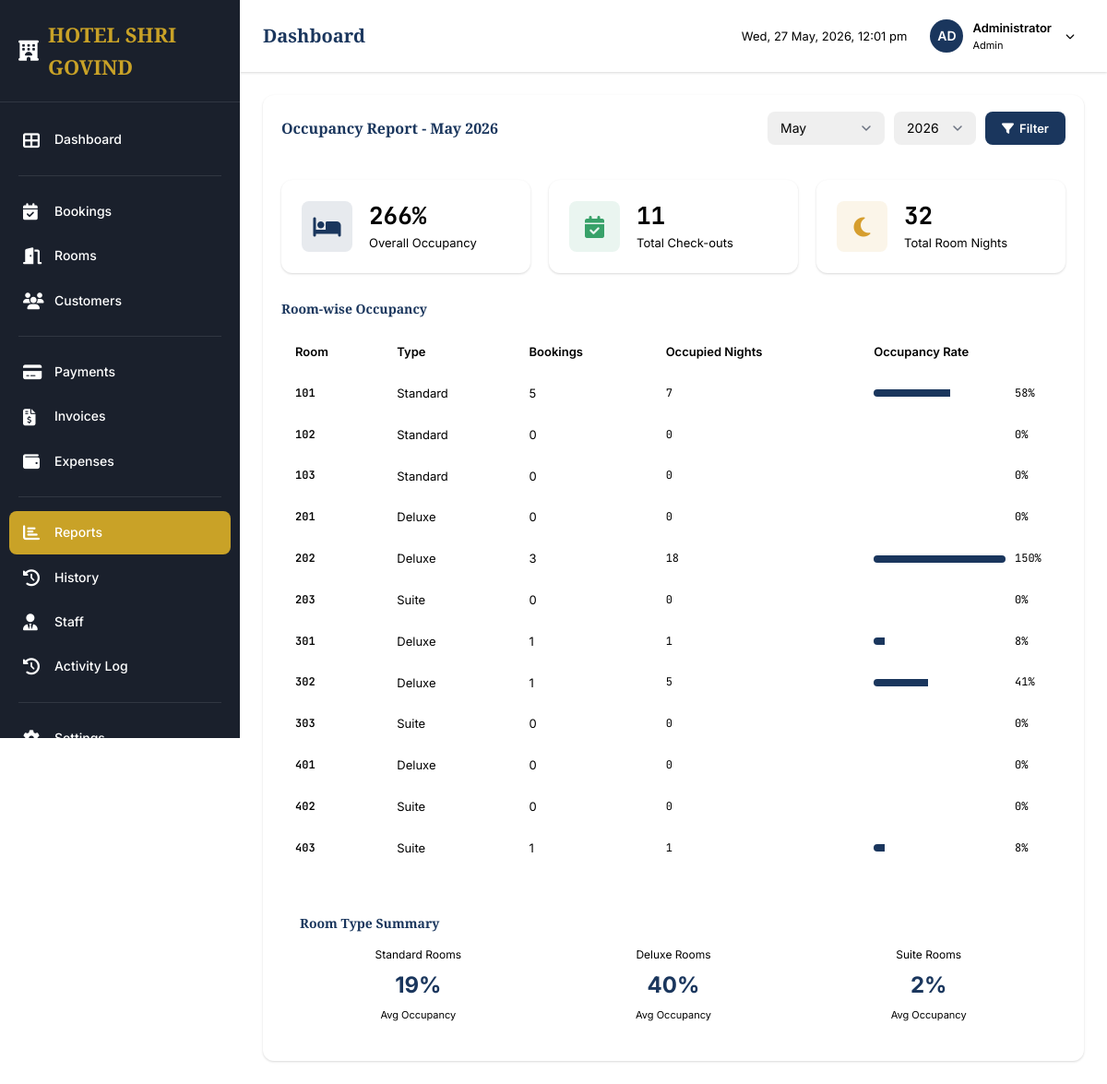
/reports/occupancy (signed in), run on the app's committed database.
### app.py (models this page shows, shortened)
class Settings(db.Model):
    __tablename__ = 'settings'
    id = db.Column(db.Integer, primary_key=True)
    key = db.Column(db.String(50), unique=True, nullable=False)
    value = db.Column(db.Text)
    @staticmethod
    def get(key, default=None):
        setting = Settings.query.filter_by(key=key).first()
        return setting.value if setting else default

class Staff(db.Model, UserMixin):
    __tablename__ = 'staff'
    id = db.Column(db.Integer, primary_key=True)
    username = db.Column(db.String(50), unique=True, nullable=False)
    password_hash = db.Column(db.String(255), nullable=False)
    name = db.Column(db.String(100), nullable=False)
    role = db.Column(db.String(20), nullable=False, default='receptionist')
    is_active = db.Column(db.Boolean, default=True)
    created_at = db.Column(db.DateTime, default=datetime.utcnow)
    last_login = db.Column(db.DateTime)
    def is_admin(self):
        return self.role == 'admin'

class Room(db.Model):
    __tablename__ = 'rooms'
    id = db.Column(db.Integer, primary_key=True)
    room_number = db.Column(db.String(10), unique=True, nullable=False)
    room_type = db.Column(db.String(30), nullable=False)
    price_per_night = db.Column(db.Numeric(10,2), nullable=False)
    status = db.Column(db.String(20), default='available')
    floor = db.Column(db.Integer, default=1)
    amenities = db.Column(db.Text)
    created_at = db.Column(db.DateTime, default=datetime.utcnow)
    bookings = db.relationship('Booking', backref='room', lazy=True)

### app.py (the view)
@app.route('/reports/occupancy')
@login_required
def occupancy_report():
    month = int(request.args.get('month', datetime.now().month))
    year = int(request.args.get('year', datetime.now().year))
    days_in_month = (datetime(year, month + 1, 1) if month < 12 else datetime(year + 1, 1, 1) - timedelta(days=1)).day
    bookings = Booking.query.filter(
        db.or_(
            db.and_(
                db.extract('year', Booking.check_in) == year,
                db.extract('month', Booking.check_in) <= month
            ),
            db.and_(
                db.extract('year', Booking.check_out) >= year,
                db.extract('month', Booking.check_out) >= month
            )
        )
    ).all()
    room_stats = []
    for room in Room.query.order_by(Room.room_number).all():
        room_bookings = [b for b in bookings if b.room_id == room.id and b.status == 'checked_out']
        occupied_days = sum(b.stay_duration for b in room_bookings)
        rate = (occupied_days / (days_in_month * 12)) * 100 if days_in_month > 0 else 0
        room_stats.append({
            'room': room,
            'bookings': len(room_bookings),
            'occupied_days': occupied_days,
            'rate': rate
        })
    total_occupied = sum(r['occupied_days'] for r in room_stats)
    total_rate = (total_occupied / (days_in_month * 12)) * 100 if days_in_month > 0 else 0
    type_averages = {}
    for rt in ['standard', 'deluxe', 'suite']:
        type_rooms = [r for r in room_stats if r['room'].room_type == rt]
        if type_rooms:
            type_averages[rt] = sum(r['rate'] for r in type_rooms) / len(type_rooms)
        else:
            type_averages[rt] = 0
    return render_template('occupancy_report.html',
                         room_stats=room_stats,
                         total_rate=total_rate,
                         days_in_month=days_in_month,
                         month=month,
                         year=year,
                         type_averages=type_averages)

### app.py (called while the page is built)
@app.template_filter('month_name')
def month_name_filter(month):
    from datetime import datetime
    return datetime(2000, month, 1).strftime('%B')

@login_manager.user_loader
def load_user(user_id):
    return db.session.get(Staff, int(user_id))

### templates/occupancy_report.html (shortened to what this page needs)
{% extends "base.html" %}
{% block content %}
<div class="card">
    <div class="card-header">
        <h3 class="card-title">Occupancy Report - {{ month|month_name }} {{ year }}</h3>
        <form method="GET" style="display: flex; gap: 10px;">
            <select name="month" class="form-control form-select" style="width: auto;">
                {% for m in range(1, 13) %}
                <option value="{{ m }}" {% if m == month %}selected{% endif %}>{{ m|month_name }}</option>
                {% endfor %}
            </select>
            <select name="year" class="form-control form-select" style="width: auto;">
                {% for y in range(year-2, year+1) %}
                <option value="{{ y }}" {% if y == year %}selected{% endif %}>{{ y }}</option>
                {% endfor %}
            </select>
            <button type="submit" class="btn btn-primary">
                <i class="fas fa-filter"></i> Filter
            </button>
        </form>
    </div>
    <div class="card-body">
        <div class="stats-grid" style="grid-template-columns: repeat(3, 1fr); margin-bottom: 30px;">
            <div class="stat-card">
                <div class="stat-icon primary">
                    <i class="fas fa-bed"></i>
                </div>
                <div class="stat-content">
                    <h3>{{ total_rate|int }}%</h3>
                    <p>Overall Occupancy</p>
                </div>
            </div>
            <div class="stat-card">
                <div class="stat-icon success">
                    <i class="fas fa-calendar-check"></i>
                </div>
                <div class="stat-content">
                    <h3>{{ room_stats|sum(attribute='bookings') }}</h3>
                    <p>Total Check-outs</p>
                </div>
            </div>
            <div class="stat-card">
                <div class="stat-icon warning">
                    <i class="fas fa-moon"></i>
                </div>
                <div class="stat-content">
                    <h3>{{ room_stats|sum(attribute='occupied_days') }}</h3>
                    <p>Total Room Nights</p>
                </div>
            </div>
        </div>
        <h4 style="margin-bottom: 15px;">Room-wise Occupancy</h4>
        <div class="table-wrapper">
            <table class="data-table">
                <thead>
                    <tr>
                        <th>Room</th>
                        <th>Type</th>
                        <th>Bookings</th>
                        <th>Occupied Nights</th>
                        <th>Occupancy Rate</th>
                    </tr>
                </thead>
                <tbody>
                    {% for stat in room_stats %}
                    <tr>
                        <td class="text-mono" style="font-weight: 600;">{{ stat.room.room_number }}</td>
                        <td>{{ stat.room.room_type|title }}</td>
                        <td>{{ stat.bookings }}</td>
                        <td class="text-mono">{{ stat.occupied_days }}</td>
                        <td>
                            <div style="display: flex; align-items: center; gap: 10px;">
                                <div style="flex: 1; height: 8px; background: var(--gray-200); border-radius: 4px; overflow: hidden;">
                                    <div style="width: {{ stat.rate|int }}%; height: 100%; background: var(--primary);"></div>
                                </div>
                                <span class="text-mono" style="min-width: 40px;">{{ stat.rate|int }}%</span>
                            </div>
                        </td>
                    </tr>
                    {% endfor %}
                </tbody>
            </table>
        </div>
        <div style="margin-top: 30px; padding: 20px; background: var(--gray-50); border-radius: 8px;">
            <h4 style="margin-bottom: 15px;">Room Type Summary</h4>
            <div style="display: grid; grid-template-columns: repeat(3, 1fr); gap: 20px;">
                <div style="text-align: center;">
                    <p style="color: var(--gray-500); margin: 0; font-size: 12px;">Standard Rooms</p>
                    <p style="font-size: 24px; font-weight: 700; margin: 5px 0; color: var(--primary);">
                        {{ type_averages.get('standard', 0)|int }}%
                    </p>
                    <p style="color: var(--gray-400); margin: 0; font-size: 11px;">Avg Occupancy</p>
                </div>
                <div style="text-align: center;">
                    <p style="color: var(--gray-500); margin: 0; font-size: 12px;">Deluxe Rooms</p>
                    <p style="font-size: 24px; font-weight: 700; margin: 5px 0; color: var(--primary);">
                        {{ type_averages.get('deluxe', 0)|int }}%
                    </p>
                    <p style="color: var(--gray-400); margin: 0; font-size: 11px;">Avg Occupancy</p>
                </div>
                <div style="text-align: center;">
                    <p style="color: var(--gray-500); margin: 0; font-size: 12px;">Suite Rooms</p>
                    <p style="font-size: 24px; font-weight: 700; margin: 5px 0; color: var(--primary);">
                        {{ type_averages.get('suite', 0)|int }}%
                    </p>
                    <p style="color: var(--gray-400); margin: 0; font-size: 11px;">Avg Occupancy</p>
                </div>
            </div>
        </div>
    </div>
</div>
{% endblock %}

### templates/partials/sidebar.html (shortened to what this page needs)
<nav class="sidebar">
    <div class="sidebar-header">
        <a href="{{ url_for('dashboard') }}" class="sidebar-logo">
            <i class="fas fa-hotel"></i>
            <span>{{ hotel.name|default('HOTEL SHRI GOVIND') }}</span>
        </a>
    </div>
    <div class="sidebar-nav">
        <div class="nav-item">
            <a href="{{ url_for('dashboard') }}" class="nav-link {% if request.endpoint == 'dashboard' %}active{% endif %}">
                <i class="fas fa-th-large"></i>
                Dashboard
            </a>
        </div>
        <div class="nav-divider"></div>
        <div class="nav-item">
            <a href="{{ url_for('bookings') }}" class="nav-link {% if 'booking' in request.endpoint %}active{% endif %}">
                <i class="fas fa-calendar-check"></i>
                Bookings
            </a>
        </div>
        <div class="nav-item">
            <a href="{{ url_for('rooms') }}" class="nav-link {% if request.endpoint == 'rooms' or 'room' in request.endpoint %}active{% endif %}">
                <i class="fas fa-door-open"></i>
                Rooms
            </a>
        </div>
        <div class="nav-item">
            <a href="{{ url_for('customers') }}" class="nav-link {% if 'customer' in request.endpoint %}active{% endif %}">
                <i class="fas fa-users"></i>
                Customers
            </a>
        </div>
        <div class="nav-divider"></div>
        <div class="nav-item">
            <a href="{{ url_for('payments') }}" class="nav-link {% if request.endpoint == 'payments' %}active{% endif %}">
                <i class="fas fa-credit-card"></i>
                Payments
            </a>
        </div>
        <div class="nav-item">
            <a href="{{ url_for('invoices') }}" class="nav-link {% if 'invoice' in request.endpoint %}active{% endif %}">
                <i class="fas fa-file-invoice-dollar"></i>
                Invoices
            </a>
        </div>
        <div class="nav-item">
            <a href="{{ url_for('expenses') }}" class="nav-link {% if request.endpoint == 'expenses' %}active{% endif %}">
                <i class="fas fa-wallet"></i>
                Expenses
            </a>
        </div>
        <div class="nav-divider"></div>
        <div class="nav-item">
            <a href="{{ url_for('reports') }}" class="nav-link {% if request.endpoint == 'reports' or 'report' in request.endpoint %}active{% endif %}">
                <i class="fas fa-chart-bar"></i>
                Reports
            </a>
        </div>
        <div class="nav-item">
            <a href="{{ url_for('history') }}" class="nav-link {% if request.endpoint == 'history' %}active{% endif %}">
                <i class="fas fa-history"></i>
                History
            </a>
        </div>
        {% if current_user.is_admin() %}
        <div class="nav-item">
            <a href="{{ url_for('staff') }}" class="nav-link {% if 'staff' in request.endpoint %}active{% endif %}">
                <i class="fas fa-user-tie"></i>
                Staff
            </a>
        </div>
        <div class="nav-item">
            <a href="{{ url_for('activity_log') }}" class="nav-link {% if request.endpoint == 'activity_log' %}active{% endif %}">
                <i class="fas fa-history"></i>
                Activity Log
            </a>
        </div>
        {% endif %}
        <div class="nav-divider"></div>
        <div class="nav-item">
            <a href="{{ url_for('settings') }}" class="nav-link {% if request.endpoint == 'settings' %}active{% endif %}">
                <i class="fas fa-cog"></i>
                Settings
            </a>
        </div>
    </div>
</nav>

### templates/partials/topnav.html (shortened to what this page needs)
<nav class="top-nav">
    <div class="top-nav-left">
        <h1 class="page-title">{% block page_title %}Dashboard{% endblock %}</h1>
    </div>
    <div class="top-nav-right">
        <span class="nav-time" id="current-time">
        </span>
        <div class="user-dropdown">
            <div class="user-avatar">
                {{ current_user.name[:2].upper() }}
            </div>
            <div class="user-info">
                <div class="user-name">{{ current_user.name }}</div>
                <div class="user-role">{{ current_user.role|title }}</div>
            </div>
            <i class="fas fa-chevron-down" style="color: var(--gray-400); font-size: 10px; margin-left: 5px;"></i>
        </div>
    </div>
</nav>

### data on the page
Settings: name "HOTEL SHRI GOVIND"
Staff: name "AD", name "Administrator", role "Admin"
Room: room.room_number "101", room.room_type "Standard"
Room: room.room_number "102", room.room_type "Standard"
Room: room.room_number "103", room.room_type "Standard"
Room: room.room_number "201", room.room_type "Deluxe"
Room: room.room_number "202", room.room_type "Deluxe"
Room: room.room_number "203", room.room_type "Suite"
Room: room.room_number "301", room.room_type "Deluxe"
Room: room.room_number "302", room.room_type "Deluxe"
Room: room.room_number "303", room.room_type "Suite"
Room: room.room_number "401", room.room_type "Deluxe"
Room: room.room_number "402", room.room_type "Suite"
Room: room.room_number "403", room.room_type "Suite"

### other printed values
{{ month|month_name }} "May"
{{ year }} "2026"
{{ total_rate|int }} "266"
{{ room_stats|sum(attribute='bookings') }} "11"
{{ room_stats|sum(attribute='occupied_days') }} "32"
{{ stat.bookings }} "5" "0" "0" "0" "3" "0" "1" "1" "0" "0" "0" "1"
{{ stat.occupied_days }} "7" "0" "0" "0" "18" "0" "1" "5" "0" "0" "0" "1"
{{ stat.rate|int }} "58" "0" "0" "0" "150" "0" "8" "41" "0" "0" "0" "8"
{{ type_averages.get('standard', 0)|int }} "19"
{{ type_averages.get('deluxe', 0)|int }} "40"
{{ type_averages.get('suite', 0)|int }} "2"
form field month "May"
form field year "2026"
